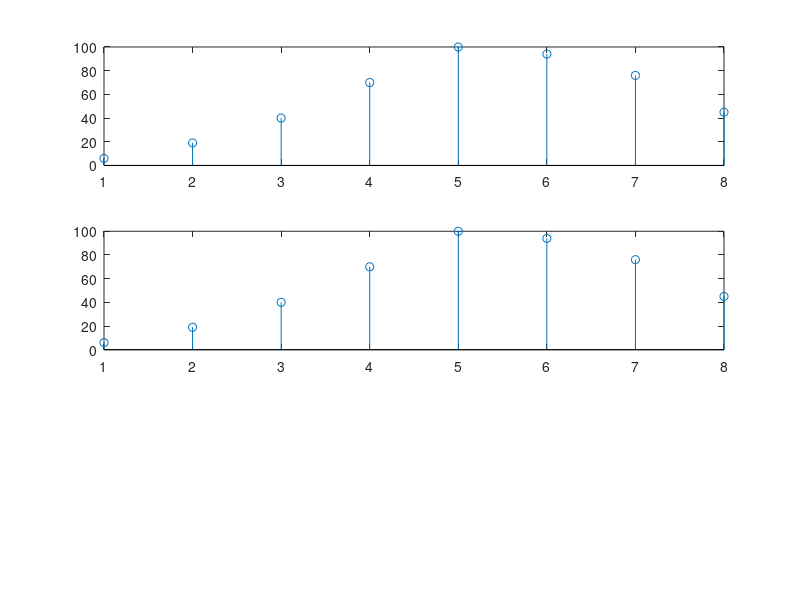

Source code (MATLAB): (Note: this script raises an error after producing the figure.)
clear;clc;close all

x = [1:5];
h = [6:9];

y = conv(x,h);

subplot(3,1,1); stem(y);

%%

hc = [h';zeros(length(x)-1,1)];
hr = [h(1),zeros(1,5-1)];
H = toeplitz(hc,hr);

y2 = H*x';

subplot(3,1,2); stem(y2);

%%

[y3,H3] = conv_tp(h',x');

subplot(3,1,3); stem(y3);
